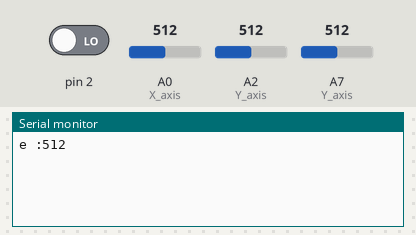
Recording of a sketch running on a simulated Arduino Nano, built with avr-gcc and run on an emulated ATmega328P. Shown: the last lines printed to the serial monitor. Inputs (shaded band) come from the test bench; at power-on: A2 (Y_axis) = 512, A0 (X_axis) = 512, A7 (Y_axis) = 512, pin 2 LOW.

Above: at 1.2 s.
1.3 s: A2 (Y_axis) set to 810
At 2.3 s:
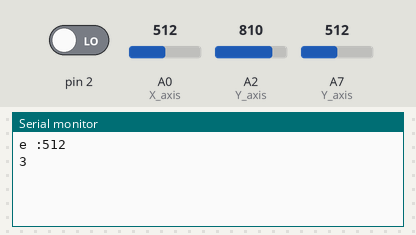
2.8 s: A0 (X_axis) set to 390
At 3.9 s:
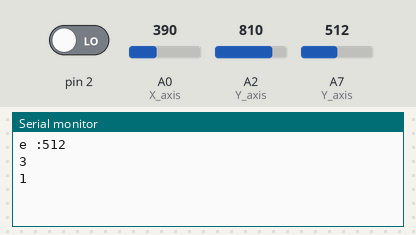
4.3 s: A7 (Y_axis) set to 390
At 5.4 s:
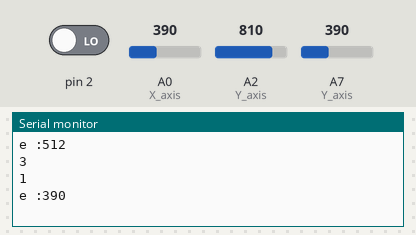
5.8 s: pin 2 driven HIGH
At 6.9 s:
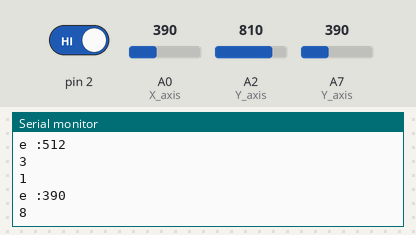
7.3 s: A7 (Y_axis) set to 410
At 8.4 s:
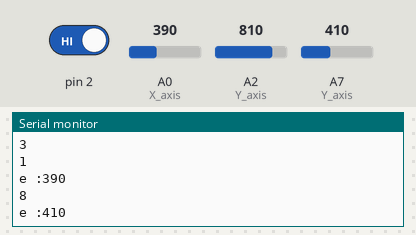

The sketch:

arduino_firmware.ino
```cpp
#define HS_XAXIS_12        400
#define HS_XAXIS_56        500
#define HS_YAXIS_135       800
#define HS_YAXIS_246       300

int b[16];
// Digital inputs definitions
#define DI_REVERSE         1
#define DI_MODE            3
#define DI_RED_CENTERRIGHT 4
#define DI_RED_CENTERLEFT  5
#define DI_RED_RIGHT       6
#define DI_RED_LEFT        7
#define DI_BLACK_TOP       8
#define DI_BLACK_RIGHT     9
#define DI_BLACK_LEFT      10
#define DI_BLACK_BOTTOM    11
#define DI_DPAD_RIGHT      12
#define DI_DPAD_LEFT       13
#define DI_DPAD_BOTTOM     14
#define DI_DPAD_TOP        15
 int _gear_ = 0;
 int embrayage = 1023;

void setup() {
  Serial.begin(9600);
  pinMode(A0, INPUT);   // X axis
  pinMode(A2, INPUT);   // Y axis
  pinMode(A7, INPUT);   // Y axis

  pinMode(2, INPUT);
   for(int i=0; i<16; i++) b[i] = 0;
    b[DI_MODE] =0;


}

void loop() {
  int x=analogRead(0);                 // X axis
  int y=analogRead(2);                 // Y axis
  int _isreverse = digitalRead(2);
  int last_embrayage = embrayage;
  embrayage = analogRead(7);

  int last_gear = _gear_;
  _gear_ = 0;
  if( _isreverse == 1 ){

      _gear_ = 8;
      b[DI_REVERSE]= 1;

  }else{
    if(b[DI_MODE]==0)                    // H-shifter mode?
    {
      if(x<400)                  // Shifter on the left?
      {
        if(y>800) _gear_=1;       // 1st gear
        if(y<300) _gear_=2;       // 2nd gear
      }
      else if(x>650)             // Shifter on the right?
      {
        if(y>800) _gear_=5;       // 5th gear
         if(y<300) _gear_=6;       // 6th gear

      }

      else if(x<600)                             // Shifter is in the middle
      {
        if(y>800) _gear_=3;       // 3rd gear
        if(y<300) _gear_=4;       // 4th gear
      }

    }
  }


  if(last_gear != _gear_){
       Serial.println(_gear_);
  }
  if(last_embrayage != embrayage){
       Serial.print("e :");
       Serial.print(embrayage);
       Serial.print("\n");
  }

  //Serial.print("x:");
  //Serial.print(x);
  //Serial.print("|");
  //Serial.print("y:");
  //Serial.print(y);
  //Serial.print("|");
  //Serial.print("_gear_:");
  //Serial.print(_gear_);
  //Serial.print("\n");


  delay(50);

}
```

Measured:
- after the input at 1.3 s, the serial monitor: prints a new line at once (image 1)
- after the input at 2.8 s, the serial monitor: prints a new line at once (image 2)
- after the input at 4.3 s, the serial monitor: prints a new line at once (image 3)
- after the input at 5.8 s, the serial monitor: prints a new line at once (image 4)
- after the input at 7.3 s, the serial monitor: prints a new line after 0.05 s (image 5)
